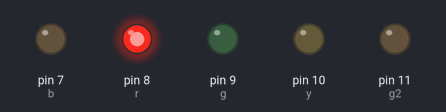
A sketch run on a simulated Arduino Uno, built with avr-gcc and run on an emulated ATmega328P. Parts: output pins drawn as LEDs (lit = HIGH).

Above: at 0.5 s.
At 1.5 s:
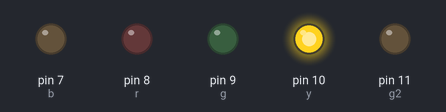
At 2.5 s:
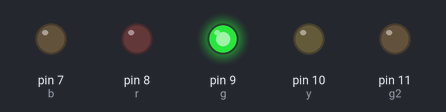
At 3.5 s:
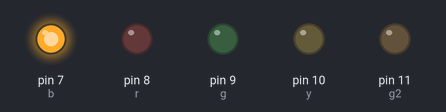
At 4.5 s:
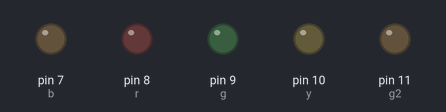
Timing chart, 0 to 6.5 s (numbered marks = the images above):
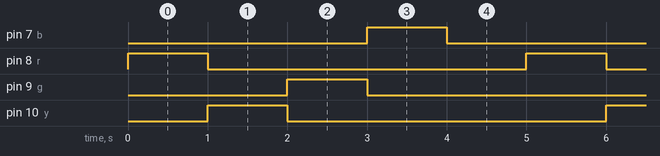

The sketch:

sketch_mar06a.ino
```cpp
int r= 8;
int y= 10;
int g= 9;
int b= 7;
int g2= 11;
int b2= 6;
void setup ()
{
pinMode(r, OUTPUT);
pinMode(y, OUTPUT);
pinMode(g, OUTPUT);
pinMode(b, OUTPUT);
pinMode(g2, OUTPUT);
}
void loop()
{
digitalWrite(r, HIGH);
digitalWrite(y, LOW);
digitalWrite(g, LOW);
digitalWrite(b, LOW);
digitalWrite(g2, LOW);
digitalWrite(b2, LOW);
  delay(1000);
digitalWrite(r, LOW);
digitalWrite(y, HIGH);
digitalWrite(g, LOW);
digitalWrite(b, LOW);
digitalWrite(g2, LOW);
digitalWrite(b2, LOW);
  delay(1000);
digitalWrite(r, LOW);
digitalWrite(y, LOW);
digitalWrite(g, HIGH);
digitalWrite(b, LOW);
digitalWrite(g2, LOW);
digitalWrite(b2, LOW);
  delay(1000);
digitalWrite(r, LOW);
digitalWrite(y, LOW);
digitalWrite(g, LOW);
digitalWrite(b, HIGH);
digitalWrite(g2, LOW);
digitalWrite(b2, LOW);
  delay(1000);
digitalWrite(r, LOW);
digitalWrite(y, LOW);
digitalWrite(g, LOW);
digitalWrite(b, LOW);
digitalWrite(g2, LOW);
digitalWrite(b2, HIGH);
  delay(1000);
}
```

Measured:
- by itself, pin 7 (b), pin 8 (r), pin 9 (g), pin 10 (y): alternates HIGH for 1.0 s and LOW for 4.0 s
- by itself, everything shown: repeats every 5.0 s, in 5 steps
